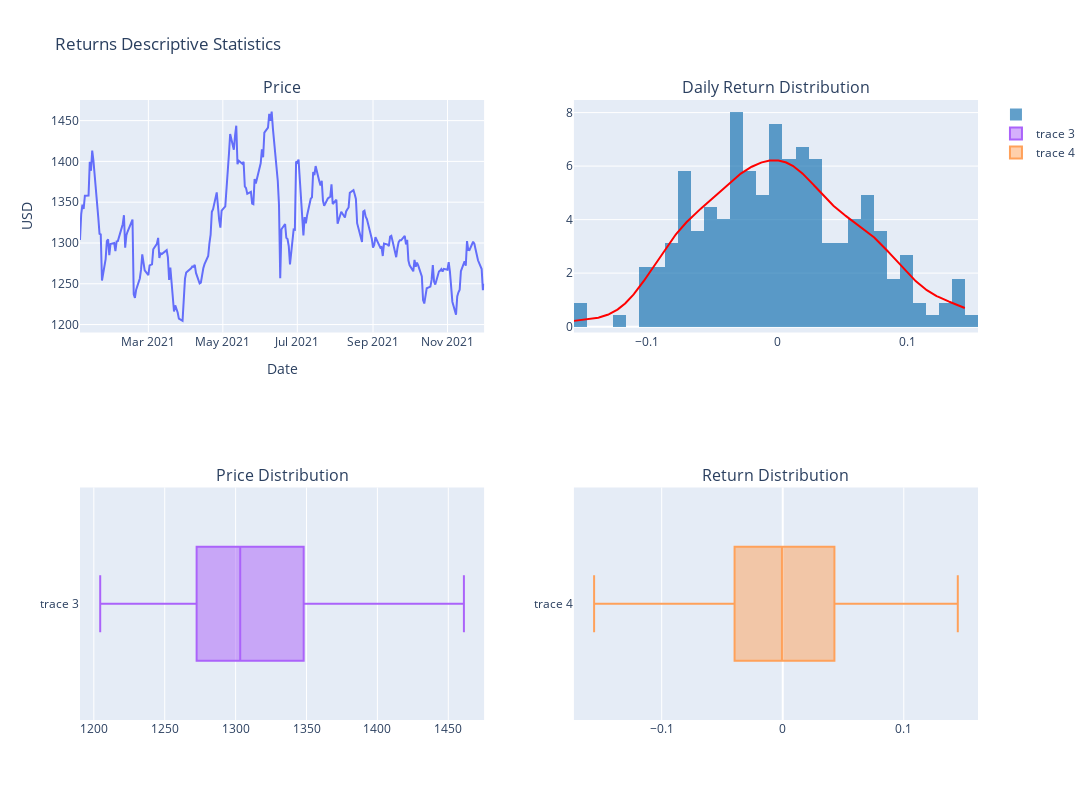

The notebook cell saved with this chart:
### Code cell
import plotly.figure_factory as ff
import plotly.express as px
from plotly.subplots import make_subplots
import plotly.graph_objects as go

df_sorted = df_soy_6m.sort_values('date')
fig = make_subplots(rows=2, cols=2, subplot_titles=["Price", "Daily Return Distribution", 'Price Distribution', 'Return Distribution'])


dist = ff.create_distplot([df_soy_6m['pct_t-1'].values.tolist()], [''], bin_size=.01).data[1]
hist = ff.create_distplot([df_soy_6m['pct_t-1'].values.tolist()], [''], bin_size=.01).data[0]
price = px.line(x=df_soy_6m.value, y=df_soy_6m.index)
price = px.line(y=df_sorted.value, x=df_sorted.date, title='Bean Price', labels=dict(x='Date', y='USD')).data[0]
# dist.update_layout(width=700, height=700)

fig.add_trace(go.Scatter(dist, line=dict(color='red')), row=1, col=2)
fig.add_trace(hist, row=1, col=2)
fig.add_trace(go.Scatter(price), row=1,col=1)
fig.add_trace(go.Box(x=df_sorted.value), row=2,col=1)
fig.add_trace(go.Box(x=df_sorted['pct_t-1']), row=2,col=2)

fig['layout'].update(height=800, width=1500, title='Returns Descriptive Statistics')

fig.update_xaxes(title_text="Date", row=1, col=1)
fig.update_yaxes(title_text="USD", row=1, col=1)

# fig.add_trace(dist, row=1, col=1)
fig.show()

### Figure 1 — Plotly figure (JSON) as saved in the notebook; plotly's stock layout.template omitted (floating-point values rounded to 4 significant figures; data arrays with more than 128 entries replaced by an {"elided": "..."} marker saying what was removed)
{"data": [{"legendgroup": "", "line": {"color": "red"}, "marker": {"color": "rgb(31, 119, 180)"}, "mode": "lines", "name": "", "showlegend": false, "type": "scatter", "x": {"elided": "500 float values"}, "xaxis": "x2", "y": {"elided": "500 float values"}, "yaxis": "y2"}, {"autobinx": false, "histnorm": "probability density", "legendgroup": "", "marker": {"color": "rgb(31, 119, 180)"}, "name": "", "opacity": 0.7, "type": "histogram", "x": {"elided": "224 float values"}, "xaxis": "x2", "xbins": {"end": 0.1446, "size": 0.01, "start": -0.1558}, "yaxis": "y2"}, {"hovertemplate": "Date=%{x}<br>USD=%{y}<extra></extra>", "legendgroup": "", "line": {"color": "#636efa", "dash": "solid"}, "marker": {"symbol": "circle"}, "mode": "lines", "name": "", "orientation": "v", "showlegend": false, "type": "scatter", "x": {"elided": "224 str values"}, "xaxis": "x", "y": {"elided": "224 float values"}, "yaxis": "y"}, {"type": "box", "x": {"elided": "224 float values"}, "xaxis": "x3", "yaxis": "y3"}, {"type": "box", "x": {"elided": "224 float values"}, "xaxis": "x4", "yaxis": "y4"}], "layout": {"annotations": [{"font": {"size": 16}, "showarrow": false, "text": "Price", "x": 0.225, "xanchor": "center", "xref": "paper", "y": 1, "yanchor": "bottom", "yref": "paper"}, {"font": {"size": 16}, "showarrow": false, "text": "Daily Return Distribution", "x": 0.775, "xanchor": "center", "xref": "paper", "y": 1, "yanchor": "bottom", "yref": "paper"}, {"font": {"size": 16}, "showarrow": false, "text": "Price Distribution", "x": 0.225, "xanchor": "center", "xref": "paper", "y": 0.375, "yanchor": "bottom", "yref": "paper"}, {"font": {"size": 16}, "showarrow": false, "text": "Return Distribution", "x": 0.775, "xanchor": "center", "xref": "paper", "y": 0.375, "yanchor": "bottom", "yref": "paper"}], "height": 800, "title": {"text": "Returns Descriptive Statistics"}, "width": 1500, "xaxis": {"anchor": "y", "domain": [0, 0.45], "title": {"text": "Date"}}, "xaxis2": {"anchor": "y2", "domain": [0.55, 1]}, "xaxis3": {"anchor": "y3", "domain": [0, 0.45]}, "xaxis4": {"anchor": "y4", "domain": [0.55, 1]}, "yaxis": {"anchor": "x", "domain": [0.625, 1], "title": {"text": "USD"}}, "yaxis2": {"anchor": "x2", "domain": [0.625, 1]}, "yaxis3": {"anchor": "x3", "domain": [0, 0.375]}, "yaxis4": {"anchor": "x4", "domain": [0, 0.375]}}}
